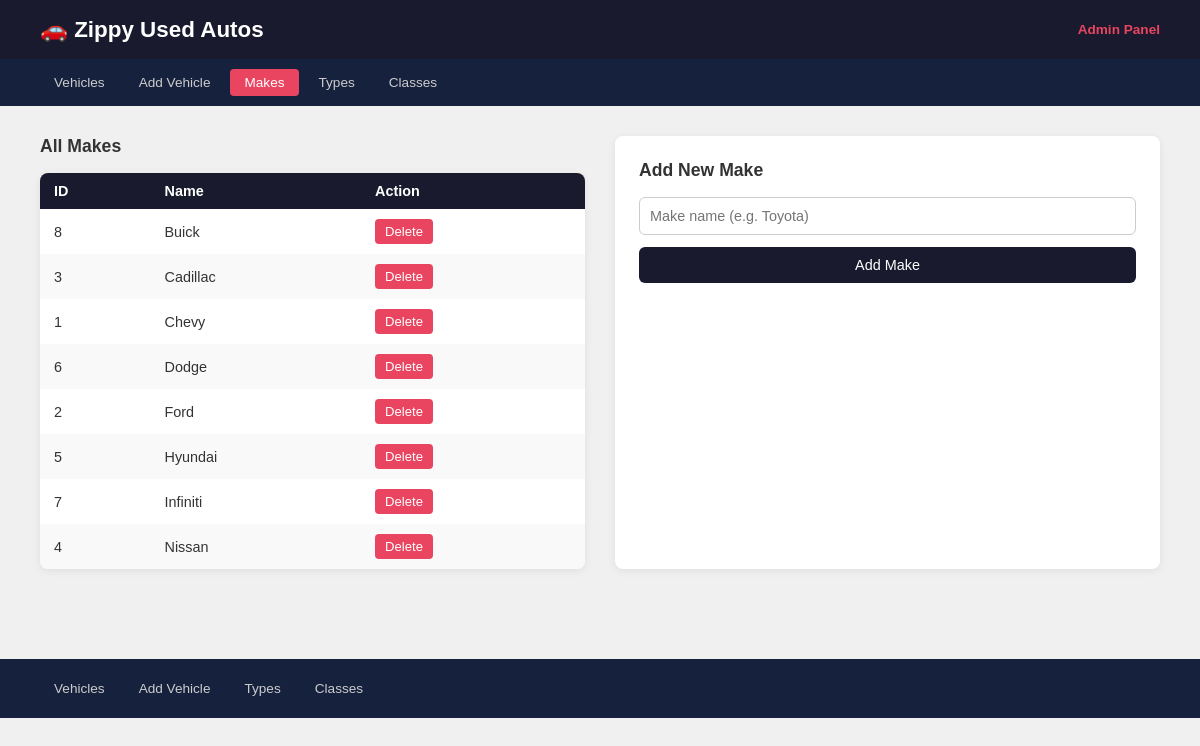
/admin/makes.php, run on the app's committed database.
### tables this page shows
CREATE TABLE `makes` (
  `id` int(11) NOT NULL,
  `name` varchar(50) NOT NULL
);

### admin/makes.php (called while the page is built, shortened)
<?php
require_once('../db_connect.php');
require_once('../model/makes_db.php');
$makes = getAllMakes($pdo);
require_once('../view/makes_list.php');

### model/makes_db.php (called while the page is built, shortened)
<?php
function getAllMakes($pdo) {
    return $pdo->query("SELECT * FROM makes ORDER BY name")->fetchAll(PDO::FETCH_ASSOC);
}

### view/makes_list.php (the view, shortened to what this page needs)
<!DOCTYPE html>
<html lang="en">
<head>
    <link rel="stylesheet" href="/midterm_project/css/admin.css">
</head>
<body>
<?php require_once(dirname(__FILE__) . '/admin_nav.php'); ?>
<main>
    <div class="two-col">
        <div>
            <h2>All Makes</h2>
            <table>
                <thead>
                    <tr><th>ID</th><th>Name</th><th>Action</th></tr>
                </thead>
                <tbody>
                    <?php foreach ($makes as $make): ?>
                        <tr>
                            <td><?= $make['id'] ?></td>
                            <td><?= htmlspecialchars($make['name']) ?></td>
                            <td>
                                <form method="post" onsubmit="return confirm('Delete this make?')">
                                    <button type="submit" name="delete_make" class="btn-delete">Delete</button>
                                </form>
                            </td>
                        </tr>
                    <?php endforeach; ?>
                </tbody>
            </table>
        </div>
        <div class="add-form">
            <h2>Add New Make</h2>
            <form method="post">
                <input type="text" name="name" placeholder="Make name (e.g. Toyota)" required>
                <button type="submit" name="add_make" class="btn-add">Add Make</button>
            </form>
        </div>
    </div>
</main>
<?php require_once(dirname(__FILE__) . '/admin_footer.php'); ?>
</body>
</html>

### css/admin.css (style rules this page uses)
* { box-sizing: border-box; margin: 0; padding: 0; }
body { font-family: Arial, sans-serif; background: #f0f0f0; color: #333; }
main { padding: 30px 40px; }
h2 { margin-bottom: 16px; font-size: 1.1rem; }
table { width: 100%; border-collapse: collapse; background: white; border-radius: 8px; overflow: hidden; box-shadow: 0 2px 8px rgba(0,0,0,0.07); }
thead { background: #1a1a2e; color: white; }
th, td { padding: 10px 14px; text-align: left; font-size: 0.9rem; }
tbody tr:nth-child(even) { background: #f9f9f9; }
.btn-delete { background: #e94560; color: white; border: none; padding: 5px 10px; border-radius: 4px; cursor: pointer; font-size: 0.82rem; }
.btn-add { background: #1a1a2e; color: white; border: none; padding: 10px 20px; border-radius: 6px; cursor: pointer; font-size: 0.9rem; width: 100%; }
.add-form { background: white; padding: 24px; border-radius: 8px; box-shadow: 0 2px 8px rgba(0,0,0,0.07); }
.add-form input[type="text"] { width: 100%; padding: 10px; border: 1px solid #ccc; border-radius: 6px; font-size: 0.9rem; margin-bottom: 12px; }
.two-col { display: grid; grid-template-columns: 1fr 1fr; gap: 30px; }

### data on the page
makes: id "8", name "Buick"
makes: id "3", name "Cadillac"
makes: id "1", name "Chevy"
makes: id "6", name "Dodge"
makes: id "2", name "Ford"
makes: id "5", name "Hyundai"
makes: id "7", name "Infiniti"
makes: id "4", name "Nissan"

### other printed values
$link['label'] "Vehicles"
$link['label'] "Add Vehicle"
$link['label'] "Types"
$link['label'] "Classes"
